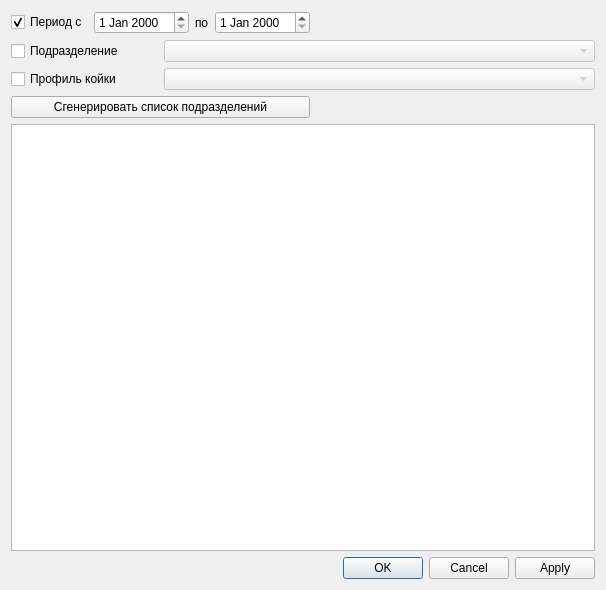
<?xml version="1.0" encoding="UTF-8"?>
<ui version="4.0">
 <class>PlanningHospitalBedProfileDialog</class>
 <widget class="QDialog" name="PlanningHospitalBedProfileDialog">
  <property name="geometry">
   <rect>
    <x>0</x>
    <y>0</y>
    <width>606</width>
    <height>590</height>
   </rect>
  </property>
  <property name="windowTitle">
   <string>Планирование загруженности коечного фонда</string>
  </property>
  <layout class="QGridLayout" name="gridLayout">
   <item row="0" column="0" colspan="2">
    <layout class="QHBoxLayout" name="horizontalLayout">
     <item>
      <widget class="QCheckBox" name="chkDate">
       <property name="text">
        <string>Период с</string>
       </property>
       <property name="checked">
        <bool>true</bool>
       </property>
      </widget>
     </item>
     <item>
      <widget class="CDateEdit" name="edtBegDate"/>
     </item>
     <item>
      <widget class="QLabel" name="label_2">
       <property name="text">
        <string>по</string>
       </property>
      </widget>
     </item>
     <item>
      <widget class="CDateEdit" name="edtEndDate"/>
     </item>
    </layout>
   </item>
   <item row="1" column="0">
    <widget class="QCheckBox" name="chkOrgStructure">
     <property name="text">
      <string>Подразделение</string>
     </property>
    </widget>
   </item>
   <item row="2" column="0">
    <widget class="QCheckBox" name="chkProfileBed">
     <property name="text">
      <string>Профиль койки</string>
     </property>
    </widget>
   </item>
   <item row="3" column="0" colspan="2">
    <widget class="QPushButton" name="btnFill">
     <property name="text">
      <string>Сгенерировать список подразделений</string>
     </property>
    </widget>
   </item>
   <item row="5" column="2">
    <spacer name="horizontalSpacer_2">
     <property name="orientation">
      <enum>Qt::Horizontal</enum>
     </property>
     <property name="sizeHint" stdset="0">
      <size>
       <width>40</width>
       <height>20</height>
      </size>
     </property>
    </spacer>
   </item>
   <item row="5" column="3">
    <widget class="QDialogButtonBox" name="buttonBox">
     <property name="orientation">
      <enum>Qt::Horizontal</enum>
     </property>
     <property name="standardButtons">
      <set>QDialogButtonBox::Apply|QDialogButtonBox::Cancel|QDialogButtonBox::Ok</set>
     </property>
    </widget>
   </item>
   <item row="4" column="0" colspan="4">
    <widget class="CInDocTableView" name="tblItems"/>
   </item>
   <item row="1" column="1" colspan="3">
    <widget class="COrgStructureHospitalBedsComboBox" name="cmbOrgStructure">
     <property name="enabled">
      <bool>false</bool>
     </property>
    </widget>
   </item>
   <item row="2" column="1" colspan="3">
    <widget class="CRBComboBox" name="cmbHospitalBedProfile">
     <property name="enabled">
      <bool>false</bool>
     </property>
    </widget>
   </item>
  </layout>
 </widget>
 <customwidgets>
  <customwidget>
   <class>CRBComboBox</class>
   <extends>QComboBox</extends>
   <header>library/crbcombobox.h</header>
  </customwidget>
  <customwidget>
   <class>COrgStructureHospitalBedsComboBox</class>
   <extends>QComboBox</extends>
   <header>OrgStructComboBoxes.h</header>
  </customwidget>
  <customwidget>
   <class>CInDocTableView</class>
   <extends>QTableView</extends>
   <header>library/InDocTable</header>
  </customwidget>
  <customwidget>
   <class>CDateEdit</class>
   <extends>QDateEdit</extends>
   <header>library/DateEdit</header>
  </customwidget>
 </customwidgets>
 <tabstops>
  <tabstop>chkDate</tabstop>
  <tabstop>chkOrgStructure</tabstop>
  <tabstop>cmbOrgStructure</tabstop>
  <tabstop>chkProfileBed</tabstop>
  <tabstop>cmbHospitalBedProfile</tabstop>
  <tabstop>tblItems</tabstop>
 </tabstops>
 <resources/>
 <connections>
  <connection>
   <sender>buttonBox</sender>
   <signal>accepted()</signal>
   <receiver>PlanningHospitalBedProfileDialog</receiver>
   <slot>accept()</slot>
   <hints>
    <hint type="sourcelabel">
     <x>604</x>
     <y>596</y>
    </hint>
    <hint type="destinationlabel">
     <x>157</x>
     <y>274</y>
    </hint>
   </hints>
  </connection>
  <connection>
   <sender>buttonBox</sender>
   <signal>rejected()</signal>
   <receiver>PlanningHospitalBedProfileDialog</receiver>
   <slot>reject()</slot>
   <hints>
    <hint type="sourcelabel">
     <x>604</x>
     <y>596</y>
    </hint>
    <hint type="destinationlabel">
     <x>286</x>
     <y>274</y>
    </hint>
   </hints>
  </connection>
  <connection>
   <sender>chkDate</sender>
   <signal>toggled(bool)</signal>
   <receiver>btnFill</receiver>
   <slot>setEnabled(bool)</slot>
   <hints>
    <hint type="sourcelabel">
     <x>39</x>
     <y>22</y>
    </hint>
    <hint type="destinationlabel">
     <x>154</x>
     <y>18</y>
    </hint>
   </hints>
  </connection>
 </connections>
</ui>
